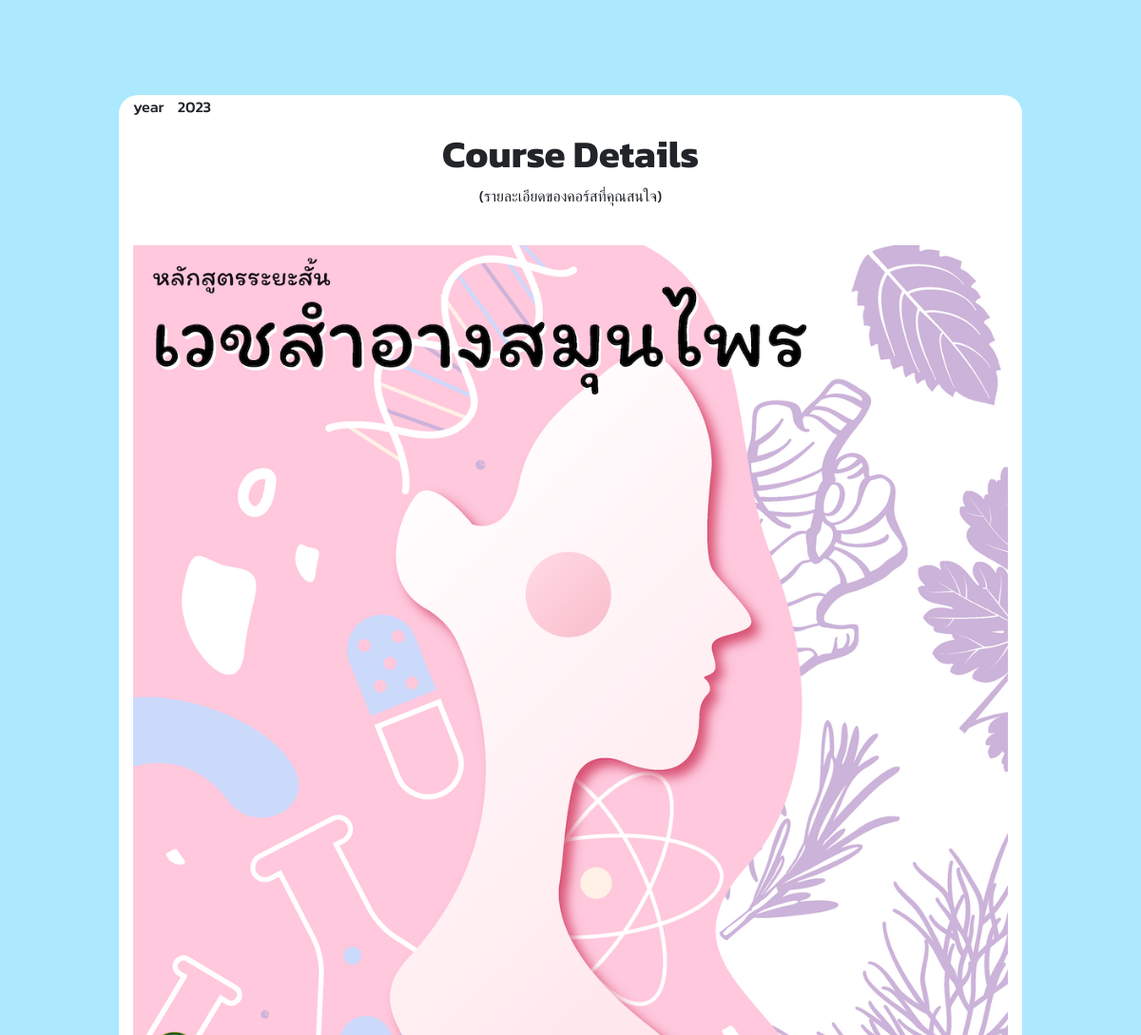
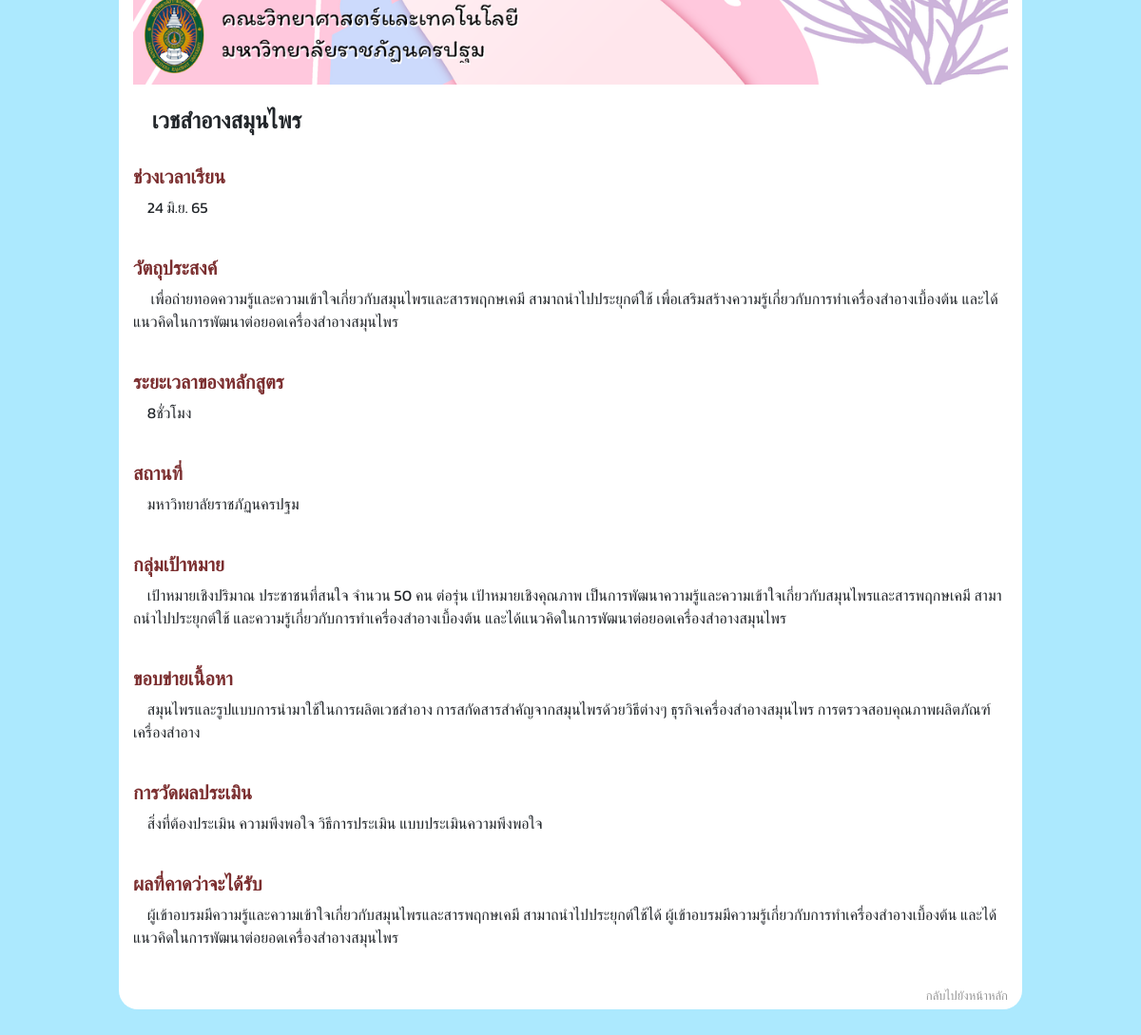
The page /view/view_detail_course.php?cs_id=3 on the database its author committed (2 pictures, top to bottom).
### tables this page shows
CREATE TABLE `sci_cs` (
  `cs_id` int(11) NOT NULL,
  `cs_name` varchar(100) NOT NULL,
  `cs_img` varchar(100) NOT NULL,
  `cs_date` varchar(40) NOT NULL,
  `cs_wallet` varchar(50) NOT NULL,
  `cs_range_date` varchar(400) NOT NULL,
  `cs_fcourse` varchar(400) NOT NULL,
  `cs_time` varchar(45) NOT NULL,
  `cs_location` varchar(50) NOT NULL,
  `cs_group` varchar(400) NOT NULL,
  `cs_detail` varchar(400) NOT NULL,
  `cs_perform` varchar(400) NOT NULL,
  `cs_reward` varchar(400) NOT NULL,
  `cs_schedule` varchar(400) NOT NULL,
  `cs_phone` char(10) DEFAULT NULL,
  `cs_year` char(4) DEFAULT NULL
);

### model/Course.php (called while the page is built, shortened)
<?php
class Course{
    private $ConDB;
    public function __construct(){
        $con = new ConDB();
        $con->connect();
        $this->ConDB = $con->conn;
    }
     public function getCourseDetail($id)
    {
        $sql = "SELECT * FROM sci_cs where cs_id = ".$id;
        $query = $this->ConDB->prepare($sql);
        if( $query->execute()){
            $result = $query->fetch(PDO::FETCH_ASSOC);
            return $result;
            return true;
        }else {
            return false;
        }
    }
}
?>

### model/ConDB.php (called while the page is built, shortened)
<?php
class ConDB{
    public function connect(){
        try{
            $this->conn = new PDO("mysql:host=localhost;dbname=sci_course","root","");
        }catch(PDOException $e){
            echo $e->getMessage();
        }
    }
}
?>

### view/view_detail_course.php (the view, shortened to what this page needs)
<?php
$cs_id=$_GET['cs_id'];
include_once '../model/ConDB.php';
include_once '../model/Course.php';
$obj_name = new Course();
$rs2 = $obj_name->getCourseDetail($cs_id);
?>
<!DOCTYPE html>
<html lang="en">
<head>
    <link rel="stylesheet" href="../style.css">
    <link rel="stylesheet" href="https://cdn.jsdelivr.net/npm/bootstrap@4.3.1/dist/css/bootstrap.min.css"
>
        <link rel="stylesheet" href="https://cdn.jsdelivr.net/npm/bootstrap-icons@1.10.3/font/bootstrap-icons.css">
</head>
<body>
    <div class="container">
        <div class="row align-items-start">
    <div id="center-form" class="col-10">
    <div style="display: inline-block;">
            <h6><p>year<?php echo"&nbsp&nbsp&nbsp&nbsp".$rs2['cs_year']."";?></p></h6>
    </div>
    <h1 class="text-center">Course Details</h1>
    <p class="text-center">(รายละเอียดของคอร์สที่คุณสนใจ)</p>
    <br>
    <img src="<?php echo "".$rs2['cs_img'].""?>" width="100%">
    <br>
    <h4><?php echo"&nbsp&nbsp&nbsp&nbsp".$rs2['cs_name']."";?></h4><br>
    <h5>ช่วงเวลาเรียน</h5>
    <p><?php echo"&nbsp&nbsp&nbsp&nbsp".$rs2['cs_range_date']."";?></p><br>
    <h5>วัตถุประสงค์</h5>
    <p><?php echo"&nbsp&nbsp&nbsp&nbsp ".$rs2['cs_fcourse']."";?></p><br>
    <h5>ระยะเวลาของหลักสูตร</h5>
    <p><?php echo"&nbsp&nbsp&nbsp&nbsp".$rs2['cs_time']."";?></p><br>
    <h5>สถานที่</h5>
    <p><?php echo"&nbsp&nbsp&nbsp&nbsp".$rs2['cs_location']."";?></p><br>
    <h5>กลุ่มเป้าหมาย</h5>
    <p><?php echo"&nbsp&nbsp&nbsp&nbsp".$rs2['cs_group']."";?></p><br>
    <h5>ขอบข่ายเนื้อหา</h5>
    <p><?php echo"&nbsp&nbsp&nbsp&nbsp".$rs2['cs_detail']."";?></p><br>
    <h5>การวัดผลประเมิน</h5>
    <p><?php echo"&nbsp&nbsp&nbsp&nbsp".$rs2['cs_perform']."";?></p><br>
    <h5>ผลที่คาดว่าจะได้รับ</h5>
    <p><?php echo"&nbsp&nbsp&nbsp&nbsp".$rs2['cs_reward']."";?></p><br>
    <div>
        <a class="homepage_right2" href="../index.php">กลับไปยังหน้าหลัก</a>
    </div>
        <br>
            </div>
     </div>
    </div>
    <br><br><br><br><br><br><br><br><br><br><br>
</body>
</html>

### style.css (style rules this page uses)
.text-center { text-align: center; }
a.homepage_right2 { color: #979797; font-size:small; text-align: right; float: right; }

### view/view_detail_course.php (style rules this page uses)
body { background-image: url("../images/background6.jpg"); background-size: 100% 500%; font-family: 'Kanit', sans-serif; }
img { display: block; margin-left: auto; margin-right: auto; }
h5 { color: #7B2E2F ; }
#center-form { top: 100px; border-radius:20px ; background-color: white; }
h1.text-center { font-weight: bold; }
h4,h4.text-center { font-weight: bold; }
h5 { font-weight: bold; }

### rows shown on the page
sci_cs: cs_year "2023", cs_img (picture), cs_name "เวชสำอางสมุนไพร", cs_range_date "24 มิ.ย. 65", cs_fcourse "เพื่อถ่ายทอดความรู้และความเข้าใจเกี่ยวกับสมุนไพรและสารพฤกษเคมี สามาถนำไปประยุกต์ใช้ เพื่อเสริมสร้างความรู้เกี่ยวกับการทำเครื่องสำอางเบื้องต้น และได้แนวคิดในการพัฒนาต่อยอดเครื่องสำอางสมุนไพร", cs_time "8ชั่วโมง", cs_location "มหาวิทยาลัยราชภัฏนครปฐม", cs_group "เป้าหมายเชิงปริมาณ ประชาชนที่สนใจ จำนวน 50 คน ต่อรุ่น เป้าหมายเชิงคุณภาพ เป็นการพัฒนาความรู้และความเข้าใจเกี่ยวกับสมุนไพรและสารพฤกษเคมี สามาถนำไปประยุกต์ใช้ และความรู้เกี่ยวกับการทำเครื่องสำอางเบื้องต้น และได้แนวคิดในการพัฒนาต่อยอดเครื่องสำอางสมุนไพร", cs_detail "สมุนไพรและรูปแบบการนำมาใช้ในการผลิตเวชสำอาง การสกัดสารสำคัญจากสมุนไพรด้วยวิธีต่างๆ ธุรกิจเครื่องสำอางสมุนไพร การตรวจสอบคุณภาพผลิตภัณฑ์เครื่องสำอาง", cs_perform "สิ่งที่ต้องประเมิน ความพึงพอใจ วิธีการประเมิน แบบประเมินความพึงพอใจ", cs_reward "ผู้เข้าอบรมมีความรู้และความเข้าใจเกี่ยวกับสมุนไพรและสารพฤกษเคมี สามาถนำไปประยุกต์ใช้ได้ ผู้เข้าอบรมมีความรู้เกี่ยวกับการทำเครื่องสำอางเบื้องต้น และได้แนวคิดในการพัฒนาต่อยอดเครื่องสำอางสมุนไพร"
